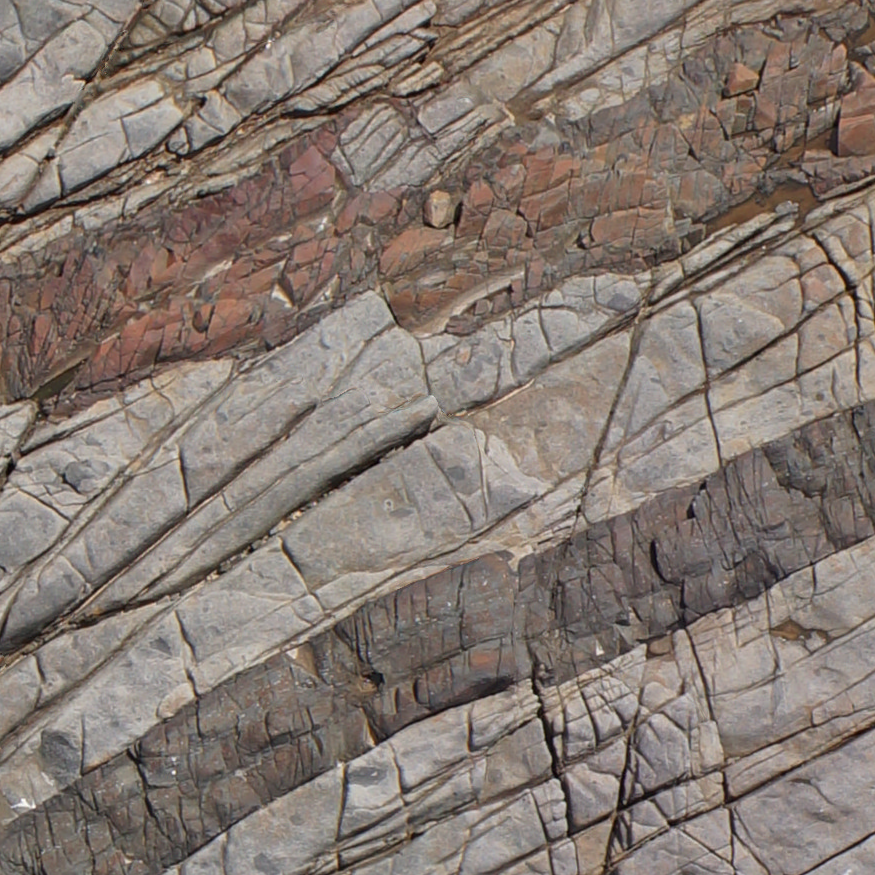
#> input picture Rock block.tif, 875 x 875 px, found by its file name
$ python edge_detection.py   (older library calls are emulated)
#> lines starting #> are read from the running program, lines starting #| are printed output that depends on the picture
import cv2
import numpy as np

# Load original image
img = cv2.imread('../Rock block.tif')  # Path to your original image
#> img is the input picture: shape (875, 875, 3); mean B, G, R 113.8, 121.6, 133.6
gray = cv2.cvtColor(img, cv2.COLOR_BGR2GRAY)

# Resize image to 875 x 875
resized_img = cv2.resize(gray, (875, 875))
cv2.imwrite('../Rock_block_resized.jpg', resized_img)

# --- Edge Detection ---

# 1. Canny
edges_canny = cv2.Canny(resized_img, 100, 200)
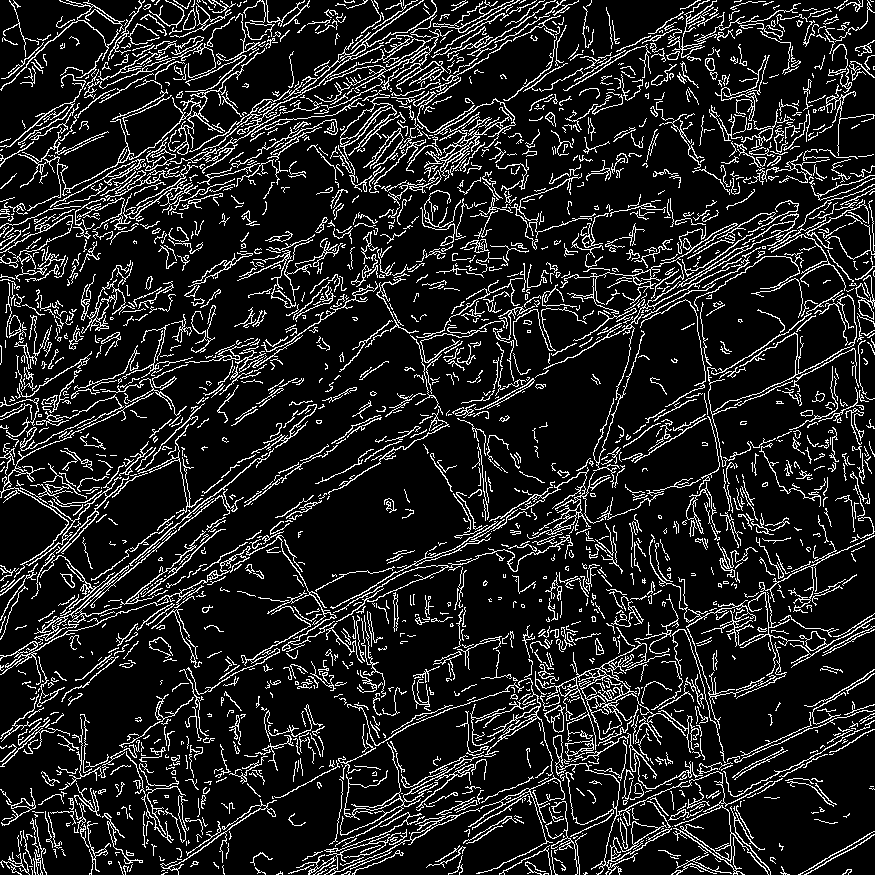
#> edges_canny: shape (875, 875); 13.3% white in thin lines or dots
cv2.imwrite('../edges_canny.jpg', edges_canny)

# 2. Laplacian of Gaussian (LoG)
blurred = cv2.GaussianBlur(resized_img, (5,5), 0)
edges_log = cv2.Laplacian(blurred, cv2.CV_64F)
edges_log = cv2.convertScaleAbs(edges_log)
cv2.imwrite('../edges_log.jpg', edges_log)

# 3. Sobel
sobelx = cv2.Sobel(resized_img, cv2.CV_64F, 1, 0, ksize=3)
sobely = cv2.Sobel(resized_img, cv2.CV_64F, 0, 1, ksize=3)
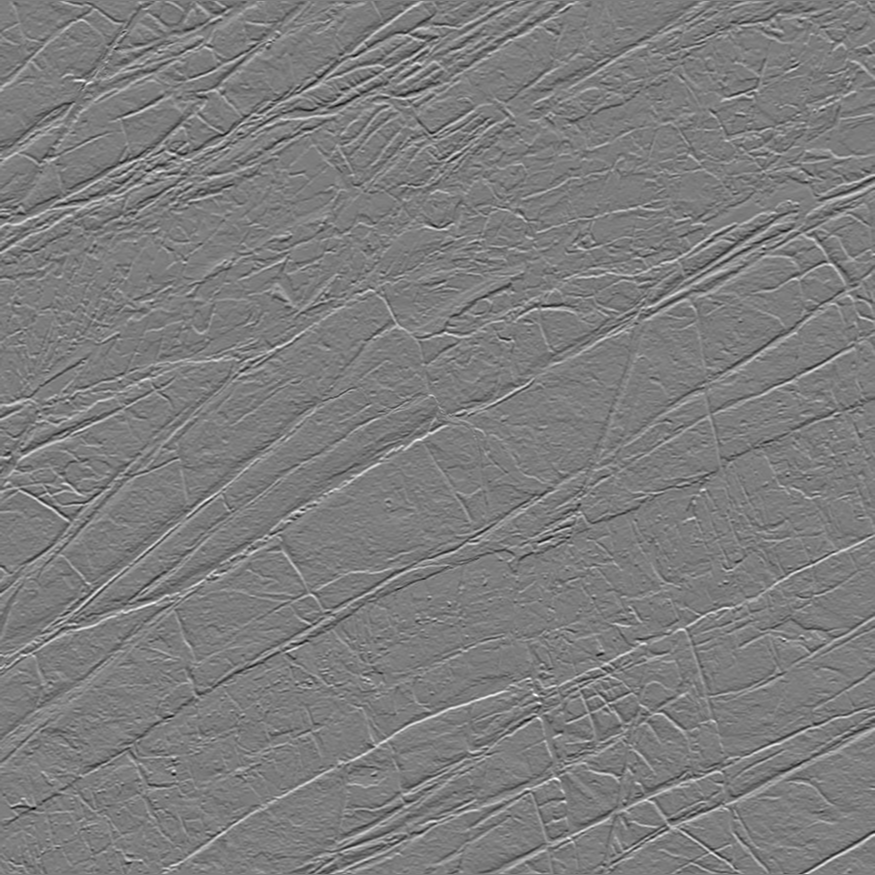
#> sobely: shape (875, 875) float64; min -538, max 554, mean 0; drawn with min black and max white
edges_sobel = cv2.magnitude(sobelx, sobely)
edges_sobel = cv2.convertScaleAbs(edges_sobel)
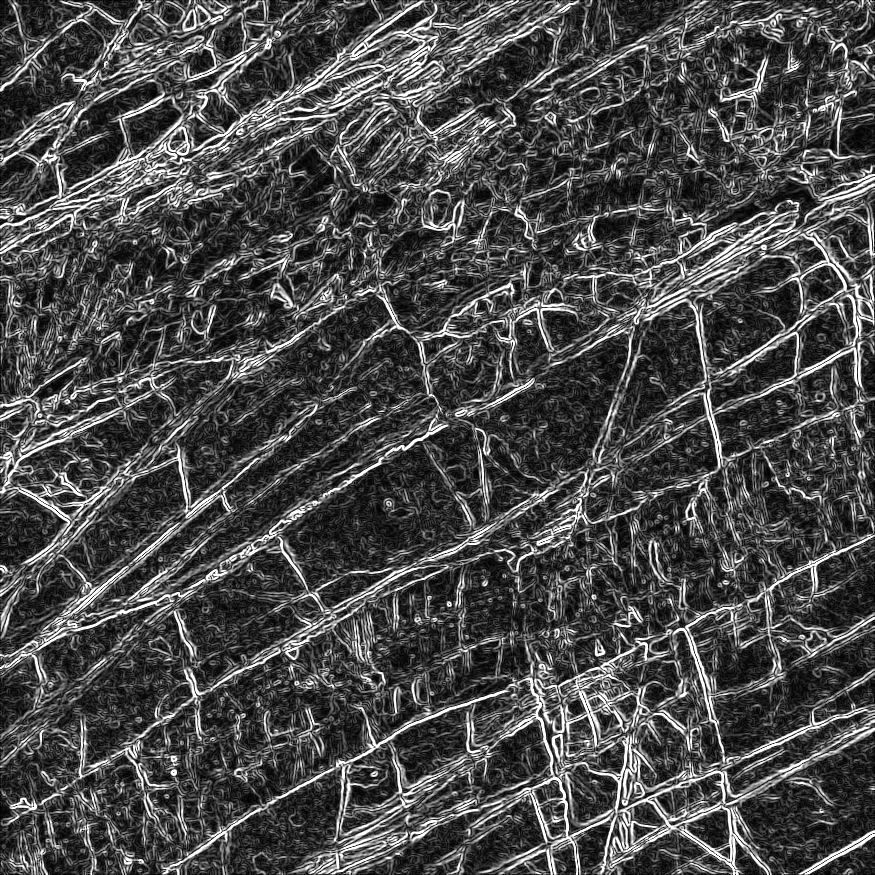
#> edges_sobel: shape (875, 875); min 0, max 255, mean 74.5
cv2.imwrite('../edges_sobel.jpg', edges_sobel)

# 4. Prewitt
kernelx = np.array([[-1,0,1],[-1,0,1],[-1,0,1]])
kernely = np.array([[1,1,1],[0,0,0],[-1,-1,-1]])
edges_prewitt_x = cv2.filter2D(resized_img, -1, kernelx)
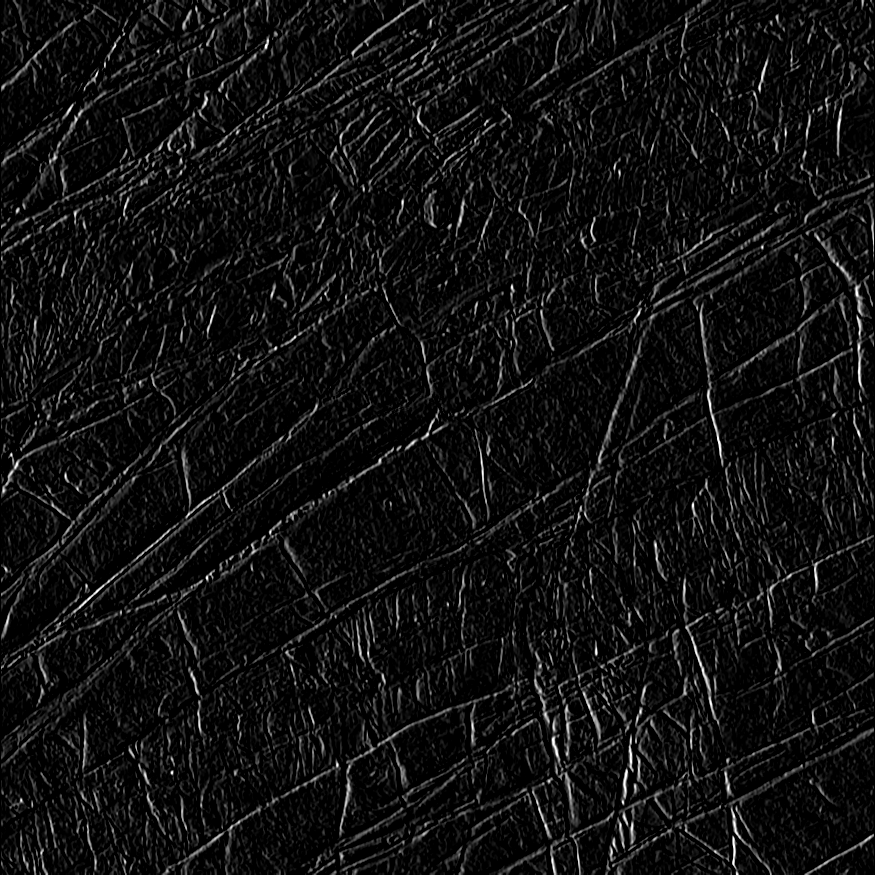
#> edges_prewitt_x: shape (875, 875); min 0, max 255, mean 16.7
edges_prewitt_y = cv2.filter2D(resized_img, -1, kernely)
edges_prewitt = cv2.magnitude(edges_prewitt_x.astype(np.float32), edges_prewitt_y.astype(np.float32))
edges_prewitt = cv2.convertScaleAbs(edges_prewitt)
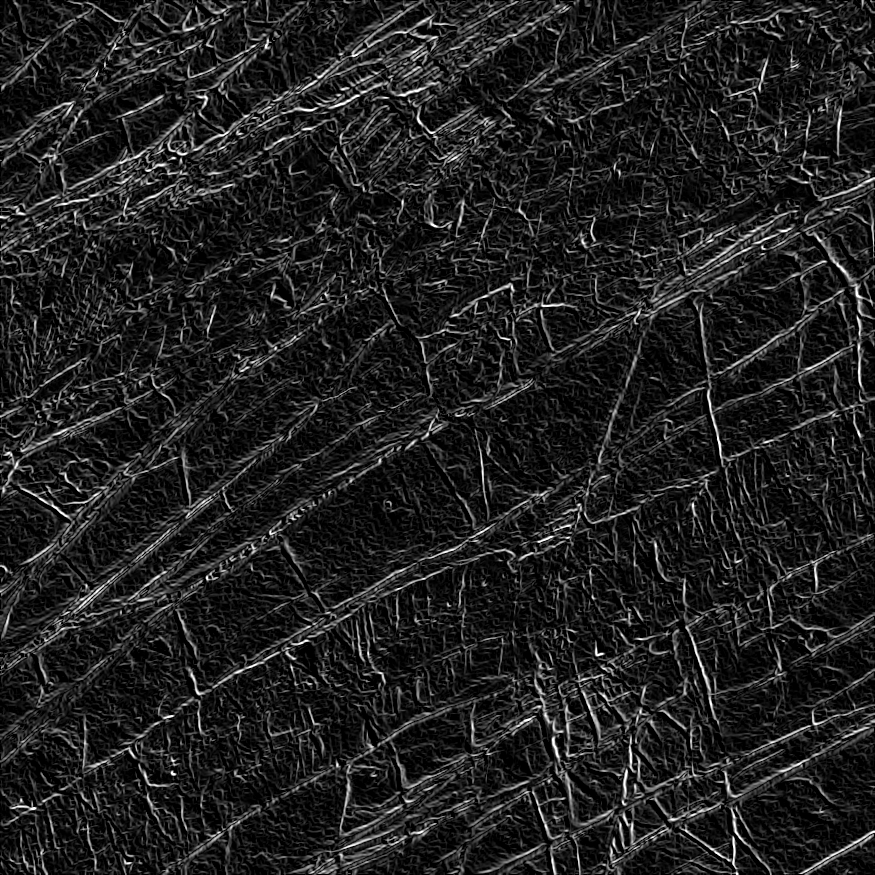
#> edges_prewitt: shape (875, 875); min 0, max 255, mean 32.7
cv2.imwrite('../edges_prewitt.jpg', edges_prewitt)

# 5. Roberts Cross
kernelx = np.array([[1,0],[0,-1]])
kernely = np.array([[0,1],[-1,0]])
edges_roberts_x = cv2.filter2D(resized_img, -1, kernelx)
edges_roberts_y = cv2.filter2D(resized_img, -1, kernely)
edges_roberts = cv2.magnitude(edges_roberts_x.astype(np.float32), edges_roberts_y.astype(np.float32))
edges_roberts = cv2.convertScaleAbs(edges_roberts)
cv2.imwrite('../edges_roberts.jpg', edges_roberts)

print("Resizing and edge detection complete!")
